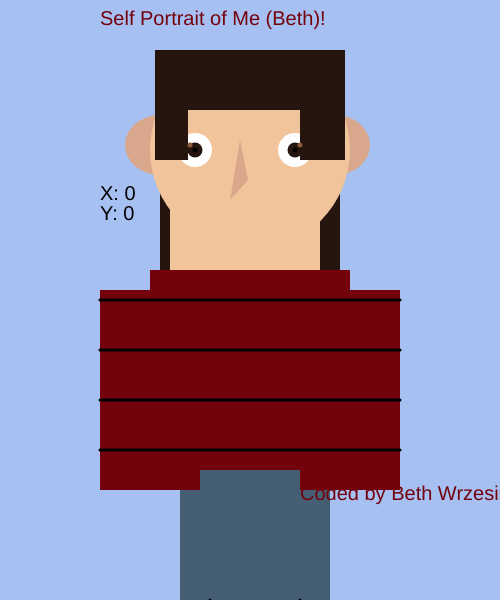
Frame 1 (no input)
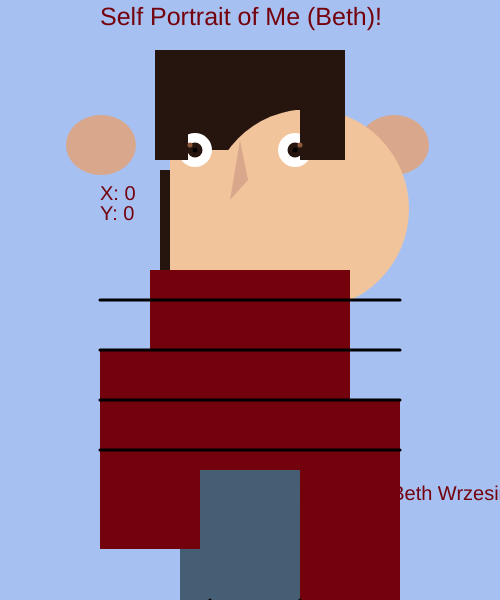
Frame 60 (no input)
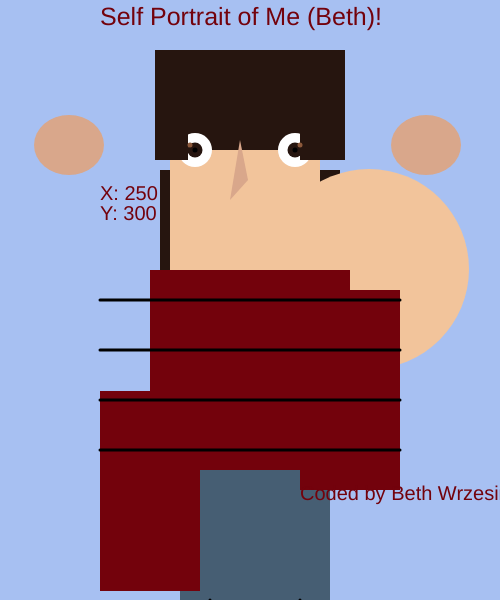
Frame 120 (the mouse pressed at the canvas centre since frame 60)

The p5.js sketch that drew these frames (run headless with seeded random() and noise() and a simulated clock; from frame 60 on, the mouse is pressed at the canvas centre):

// p5.js sketch
// ── sketch.js
// JavaScript Document
var x=100;
var y=100;

var headx= 250;
var heady= 150;
var headmove=1;

var Rearx = 335;
var Rearmove= 1;

var Learx=160;
var Learmove= 1;

var Larmy= 290;
var Larmmove= 1;

var Rarmy= 290;
var Rarmmove= 5;

var thetext= 20;
var textmove= 5;
var textcount= 0;

var wordx= 300;
var wordy= 500;

		function setup()
		{
		createCanvas (500,600);
		}

		function draw()
		{
		background(167,192,242);
		textSize(20);
	text("X: " + mouseX,100,200 );
    text("Y: " + mouseY,100,220 );
			
			strokeWeight(0);
			fill(217,167,139);
			//right ear//
		ellipse(Rearx,145,70,60);
			Rearx += Rearmove;
			if (Rearx <=335 || Rearx>=440){
				Rearmove *=-1;
			}
			
			
			
			//left ear//
		ellipse(Learx,145,70,60);
			Learx -= Learmove;
			if (Learx<=55 || Learx>=160){
				Learmove *= -1
			}
			
			fill(38,21,15);
			//behind the head hair//
		rect(160,50,180,100);
		rect(160,170,180,100);
			
			fill(242,196,155);
       	
			//head//
		circle(headx, heady, 200);
			heady+=headmove;
			headx+=headmove;
			if (headx>=435 || headx <=250) {
				headmove *=-1;
			}
			//neck//
		rect(170,150,150,200);
			
			fill(217,167,139);
			//nose//
		triangle(230,200,248,180,240,140);
			
			//white//
			fill(255,255,255);
			//right eye//
		circle(295,150,34);
			//left eye//
		circle(195,150,34);
			
			fill(38,21,15);
			//right eye color//
		circle(295,150,15);
			//left eye color//
		circle(195,150,15);
			//front bangs//
		rect(188,50,155,60);
		rect(155,50,33,60);
			rect(155,100,33,60);
			rect(155,75,33,60);
		rect(300,50,45,60);
			rect(300,100,45,60);
			
			
			fill(0,0,0)
			//pupil//
		circle(295,150,5);
		circle(195,150,5);
			
			fill(140,89,59)
			//right eye gleam//
		circle(300,145,5);
			//left eye gleam//
		circle(190,145,5);
			
			fill(70,94,115)
			//right pants leg//
		rect(230,410,100,200);
			//left pants leg//
		rect(180,410,100,200);

			fill(115,2,12);
			//shirt//
		square(150,270,200);
			
		//Left Arm//	
		rect(100,Larmy,100,200);
			Larmy+=Larmmove
			if (Larmy>= 400 || Larmy<= 290) {
				Larmmove *= -1;
			}
			
			
		//Right Arm//
		rect(300,Rarmy,100,200);	
			Rarmy+=Rarmmove
			if (Rarmy>= 400 || Rarmy<= 290) {
				Rarmmove *= -1;
				}
			Rarmy+= Rarmmove;
			
			strokeWeight(3);
			//shirt stripes//
			line(100, 300, 400, 300);
			line(100, 350, 400, 350);
			line(100, 400, 400, 400);
			line(100, 450, 400, 450);
			
			//shoes//
			point(210, 600);
			point(300, 600);
			
		text('Coded by Beth Wrzesinski', wordx, wordy);
		
				textSize(thetext);
			thetext+= textmove;
			textcount++;
			if(textcount> 5)
			   {
				textmove *=-1;
			   textcount=0;
			}
			text('Self Portrait of Me (Beth)!', 100, 25);
			
		
			
			
			
			
		}

// ── P5jsfirstpage.html
<!doctype html>
<html>
<head>
<meta charset="UTF-8">
<title>P5js Page</title>
<script src="https://cdnjs.cloudflare.com/ajax/libs/p5.js/1.1.9/p5.min.js"></script>
	
<script src="sketch.js"></script>
</head>

<body>
</body>
</html>
